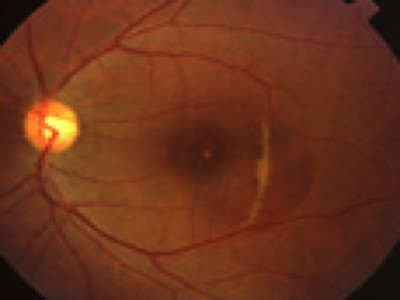
%> input picture soil_detection_GUI/test_data/1.jpg, 400 x 300 px
$ octave main_test.m   (GNU Octave 9; MATLAB toolbox functions it lacks are replaced by stand-ins)
%> lines starting %> are read from the running program, lines starting %| are printed output that depends on the picture; in (x1, y1, x2, y2) boxes, pixels count from 0 and x2, y2 are one past the last pixel; in counts of white or black regions, pixels touching at a corner belong together; the program's own positions count from 1
%% Load  image
clear all;
clc;
[filename,pathname] = uigetfile({'*.*';'*.bmp';'*.tif';'*.gif';'*.png'},'Pick an Image File');
%> the answer given: test_data/1.jpg
img = imread([pathname,filename]);
%> img is the input picture: size 300x400x3 uint8; mean R, G, B 106.9, 49.9, 27.5
%% Find edges
img = img(:,:,1);
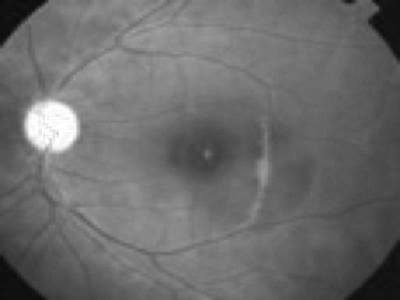
%> img: size 300x400 uint8; min 10, max 255, mean 106.9
figure();
subplot(121);
imshow(img);
title('Original Image');
gaussianFilter = fspecial('gaussian',20, 10);
img_filted = imfilter(img, gaussianFilter,'symmetric');
subplot(122);
imshow(img_filted);
title('Filted Image');
filted_edges = edge(img_filted, 'Canny');
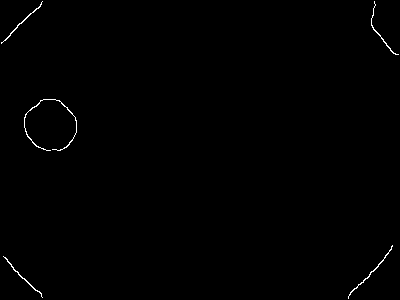
%> filted_edges: size 300x400 logical; 0.43% white in thin lines or dots
figure();
subplot(121);
imshow(filted_edges);
title('Edges found in filted image');
img_edges = edge(img, 'Canny');
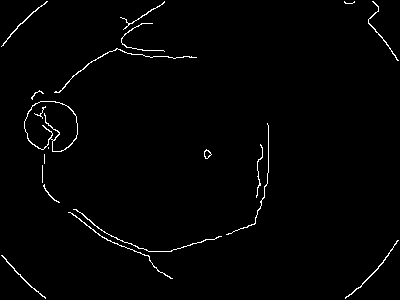
%> img_edges: size 300x400 logical; 1.4% white in thin lines or dots
subplot(122);
imshow(img_edges);
title('Edges found in original image')
% Since the original image here does not have any noise,
% so it is not necessary to use Gaussian filter to decrease the noise
% first. And actually, using Gaussian filter first in this case will
% result in a worse edge image
% imwrite(img_filted, fullfile('output', 'ps1-3-a-1.png'));  % save as output/ps1-1-a-1.png
% imwrite(filted_edges, fullfile('output', 'ps1-3-b-1.png'));
% imwrite(img_edges, fullfile('output', 'ps1-3-b-2.png'));
%% Perform Hough Transform for lines
%> (the run ends here)

$ run again, on soil_detection_GUI/test_data/33.jpg
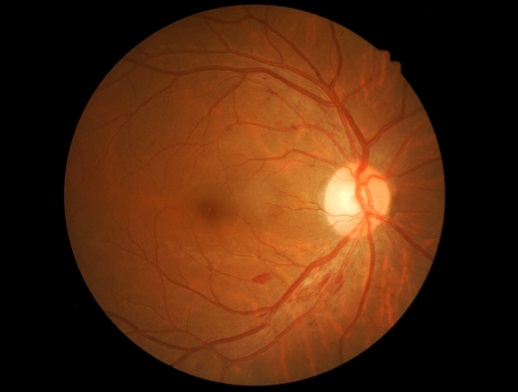
%> input picture soil_detection_GUI/test_data/33.jpg, 518 x 392 px
%> img is the input picture: size 392x518x3 uint8; mean R, G, B 81.6, 40.3, 14.8
%> img: size 392x518 uint8
%> `filted_edges = edge(img_filted, 'Canny');`:
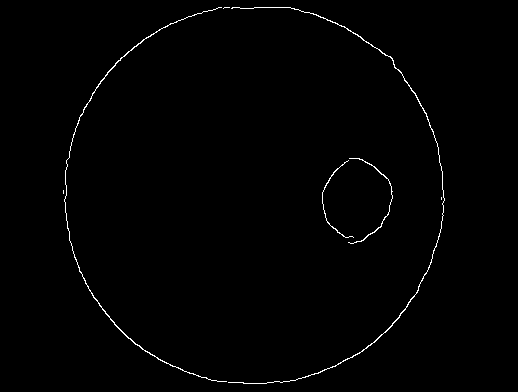
%> filted_edges: size 392x518 logical; 0.81% white in thin lines or dots, all inside (x1, y1, x2, y2) = (63, 7, 445, 384)
%> `img_edges = edge(img, 'Canny');`:
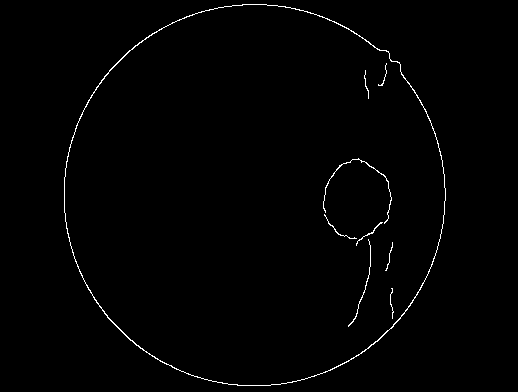
%> img_edges: size 392x518 logical; 0.93% white in thin lines or dots, all inside (x1, y1, x2, y2) = (64, 4, 446, 386)
